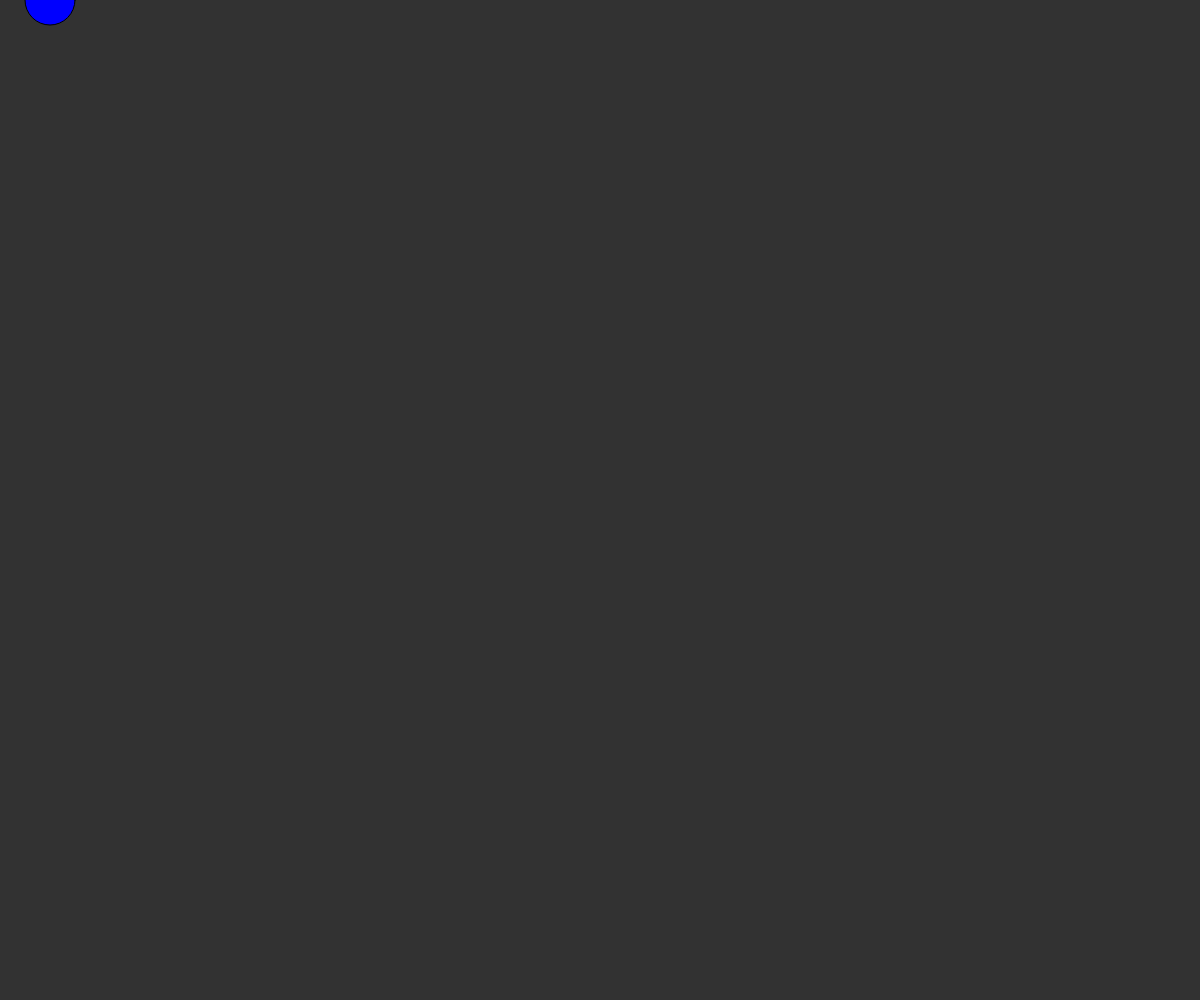
Frame 1 (no input)
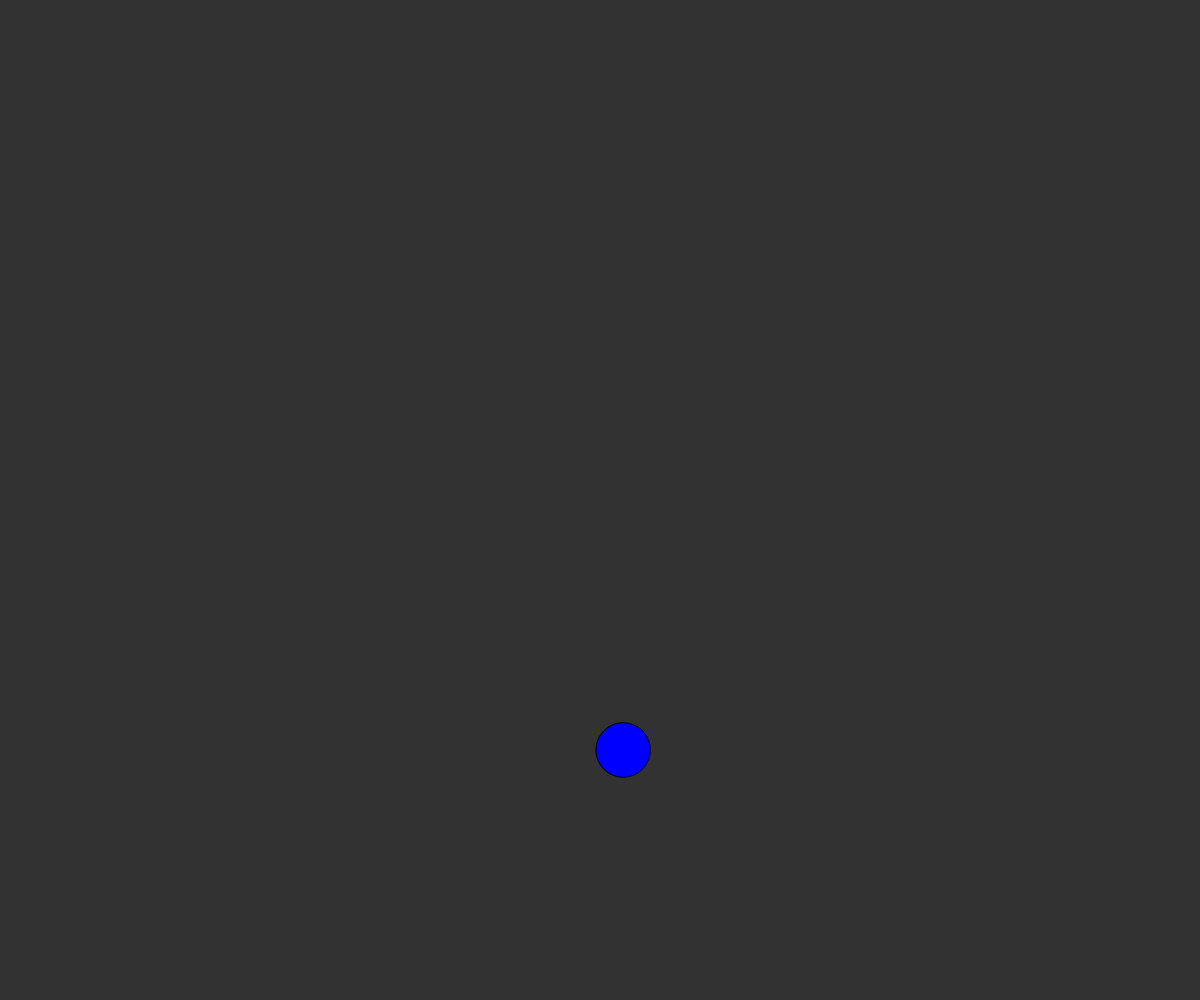
Frame 60 (no input)
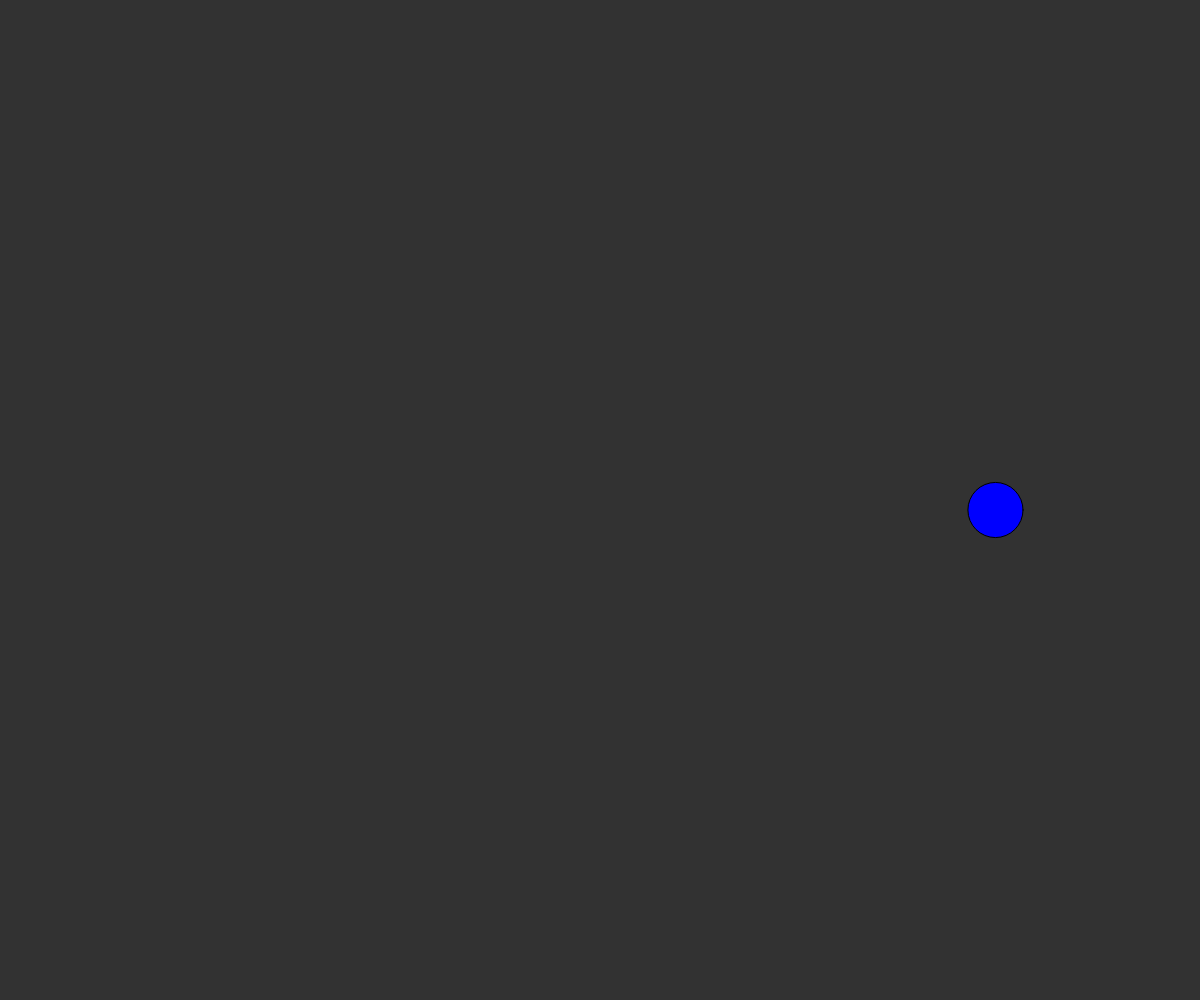
Frame 120 (the mouse pressed at the canvas centre since frame 60)

The p5.js sketch that drew these frames (run headless with seeded random() and noise() and a simulated clock; from frame 60 on, the mouse is pressed at the canvas centre):

// p5.js sketch
// ── sketch.js
var xpos= 50;
var ypos=  0;
var xsize = 50;
var ysize = 50;


var num;

function setup() {
    createCanvas(windowWidth, windowHeight);

}

function draw() {

    background(50);

    num= random(0,windowWidth);
    
    
    fill(0, 0, 255);  
    
    ellipse(xpos, ypos, xsize, ysize);
    
    ypos= ypos +30;
    xpos= xpos-7;

    if(ypos >= windowHeight){
        
        ypos=0;
        xpos= num;
        xsize= random (30, 100);
        ysize= xsize;
    }


}
